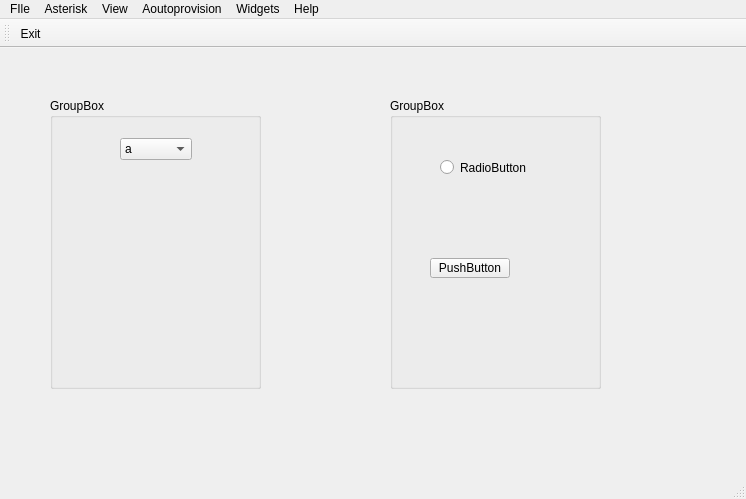
<?xml version="1.0" encoding="UTF-8"?>
<ui version="4.0">
 <class>ManagerVoIP</class>
 <widget class="QMainWindow" name="ManagerVoIP">
  <property name="geometry">
   <rect>
    <x>0</x>
    <y>0</y>
    <width>746</width>
    <height>499</height>
   </rect>
  </property>
  <property name="windowTitle">
   <string>ManagerVoIP</string>
  </property>
  <widget class="QWidget" name="centralWidget">
   <widget class="MovedBox" name="groupBox_2">
    <property name="geometry">
     <rect>
      <x>50</x>
      <y>50</y>
      <width>211</width>
      <height>291</height>
     </rect>
    </property>
    <property name="minimumSize">
     <size>
      <width>150</width>
      <height>250</height>
     </size>
    </property>
    <property name="title">
     <string>GroupBox</string>
    </property>
    <widget class="QComboBox" name="comboBox">
     <property name="geometry">
      <rect>
       <x>70</x>
       <y>40</y>
       <width>72</width>
       <height>22</height>
      </rect>
     </property>
     <item>
      <property name="text">
       <string>a</string>
      </property>
     </item>
     <item>
      <property name="text">
       <string>b</string>
      </property>
     </item>
     <item>
      <property name="text">
       <string>c</string>
      </property>
     </item>
    </widget>
   </widget>
   <widget class="MovedBox" name="groupBox_3">
    <property name="geometry">
     <rect>
      <x>390</x>
      <y>50</y>
      <width>211</width>
      <height>291</height>
     </rect>
    </property>
    <property name="minimumSize">
     <size>
      <width>150</width>
      <height>250</height>
     </size>
    </property>
    <property name="title">
     <string>GroupBox</string>
    </property>
    <widget class="QRadioButton" name="radioButton">
     <property name="geometry">
      <rect>
       <x>50</x>
       <y>60</y>
       <width>92</width>
       <height>19</height>
      </rect>
     </property>
     <property name="text">
      <string>RadioButton</string>
     </property>
    </widget>
    <widget class="QPushButton" name="pushButton">
     <property name="geometry">
      <rect>
       <x>40</x>
       <y>160</y>
       <width>80</width>
       <height>20</height>
      </rect>
     </property>
     <property name="text">
      <string>PushButton</string>
     </property>
    </widget>
   </widget>
  </widget>
  <widget class="QMenuBar" name="menuBar">
   <property name="geometry">
    <rect>
     <x>0</x>
     <y>0</y>
     <width>746</width>
     <height>18</height>
    </rect>
   </property>
   <widget class="QMenu" name="mnuFile">
    <property name="title">
     <string>FIle</string>
    </property>
    <addaction name="mnuFile_Settings"/>
    <addaction name="separator"/>
    <addaction name="mnuFile_Exit"/>
   </widget>
   <widget class="QMenu" name="mnuPhones">
    <property name="title">
     <string>Aoutoprovision</string>
    </property>
    <addaction name="mnuPhones_Yealink"/>
    <addaction name="mnuPhones_Cisco"/>
    <addaction name="mnuPhones_LinkSys"/>
    <addaction name="separator"/>
    <addaction name="mnuPhones_Wizard"/>
   </widget>
   <widget class="QMenu" name="mnuHelp">
    <property name="title">
     <string>Help</string>
    </property>
    <addaction name="mnuHelp_Help"/>
    <addaction name="mnuHelp_website"/>
    <addaction name="mnuHelp_CheckUpdate"/>
    <addaction name="separator"/>
    <addaction name="mnuHelp_About"/>
    <addaction name="mnuHelp_AboutQt"/>
   </widget>
   <widget class="QMenu" name="mnuAsteriskConfig">
    <property name="title">
     <string>Asterisk</string>
    </property>
    <addaction name="actionCDR"/>
    <addaction name="actionConfig"/>
   </widget>
   <widget class="QMenu" name="mnuView">
    <property name="title">
     <string>View</string>
    </property>
    <addaction name="mnuView_ShowMenu"/>
    <addaction name="mnuView_ShowToolBar"/>
    <addaction name="mnuView_ShowStatusBar"/>
   </widget>
   <widget class="QMenu" name="mnuWidgets">
    <property name="title">
     <string>Widgets</string>
    </property>
   </widget>
   <addaction name="mnuFile"/>
   <addaction name="mnuAsteriskConfig"/>
   <addaction name="mnuView"/>
   <addaction name="mnuPhones"/>
   <addaction name="mnuWidgets"/>
   <addaction name="mnuHelp"/>
  </widget>
  <widget class="QToolBar" name="mainToolBar">
   <attribute name="toolBarArea">
    <enum>TopToolBarArea</enum>
   </attribute>
   <attribute name="toolBarBreak">
    <bool>false</bool>
   </attribute>
   <addaction name="mnuFile_Exit"/>
  </widget>
  <widget class="QStatusBar" name="statusBar"/>
  <action name="mnuFile_Exit">
   <property name="text">
    <string>Exit</string>
   </property>
  </action>
  <action name="mnuFile_Settings">
   <property name="text">
    <string>Settings</string>
   </property>
  </action>
  <action name="mnuPhones_Yealink">
   <property name="text">
    <string>Yealink</string>
   </property>
  </action>
  <action name="mnuPhones_Cisco">
   <property name="text">
    <string>Cisco</string>
   </property>
  </action>
  <action name="mnuPhones_LinkSys">
   <property name="text">
    <string>LinkSys</string>
   </property>
  </action>
  <action name="mnuPhones_Wizard">
   <property name="text">
    <string>Wizard</string>
   </property>
  </action>
  <action name="mnuHelp_About">
   <property name="text">
    <string>About</string>
   </property>
  </action>
  <action name="mnuHelp_Help">
   <property name="text">
    <string>Help</string>
   </property>
  </action>
  <action name="mnuHelp_website">
   <property name="text">
    <string>Go to web-site</string>
   </property>
  </action>
  <action name="mnuHelp_CheckUpdate">
   <property name="text">
    <string>Check Update</string>
   </property>
  </action>
  <action name="mnuHelp_AboutQt">
   <property name="text">
    <string>About Qt</string>
   </property>
  </action>
  <action name="actionCDR">
   <property name="text">
    <string>Call Detail Record</string>
   </property>
  </action>
  <action name="actionConfig">
   <property name="text">
    <string>Config</string>
   </property>
  </action>
  <action name="mnuView_ShowMenu">
   <property name="checkable">
    <bool>true</bool>
   </property>
   <property name="checked">
    <bool>true</bool>
   </property>
   <property name="text">
    <string>Show Menu</string>
   </property>
  </action>
  <action name="mnuView_ShowToolBar">
   <property name="checkable">
    <bool>true</bool>
   </property>
   <property name="checked">
    <bool>true</bool>
   </property>
   <property name="text">
    <string>Show ToolBar</string>
   </property>
  </action>
  <action name="mnuView_ShowStatusBar">
   <property name="checkable">
    <bool>true</bool>
   </property>
   <property name="checked">
    <bool>true</bool>
   </property>
   <property name="text">
    <string>Show StatusBar</string>
   </property>
  </action>
  <action name="actionTest_1">
   <property name="text">
    <string>test_1</string>
   </property>
  </action>
  <action name="actionTest_2">
   <property name="text">
    <string>test_2</string>
   </property>
  </action>
 </widget>
 <layoutdefault spacing="6" margin="11"/>
 <customwidgets>
  <customwidget>
   <class>MovedBox</class>
   <extends>QGroupBox</extends>
   <header>movedbox.h</header>
   <container>1</container>
  </customwidget>
 </customwidgets>
 <resources/>
 <connections/>
</ui>
